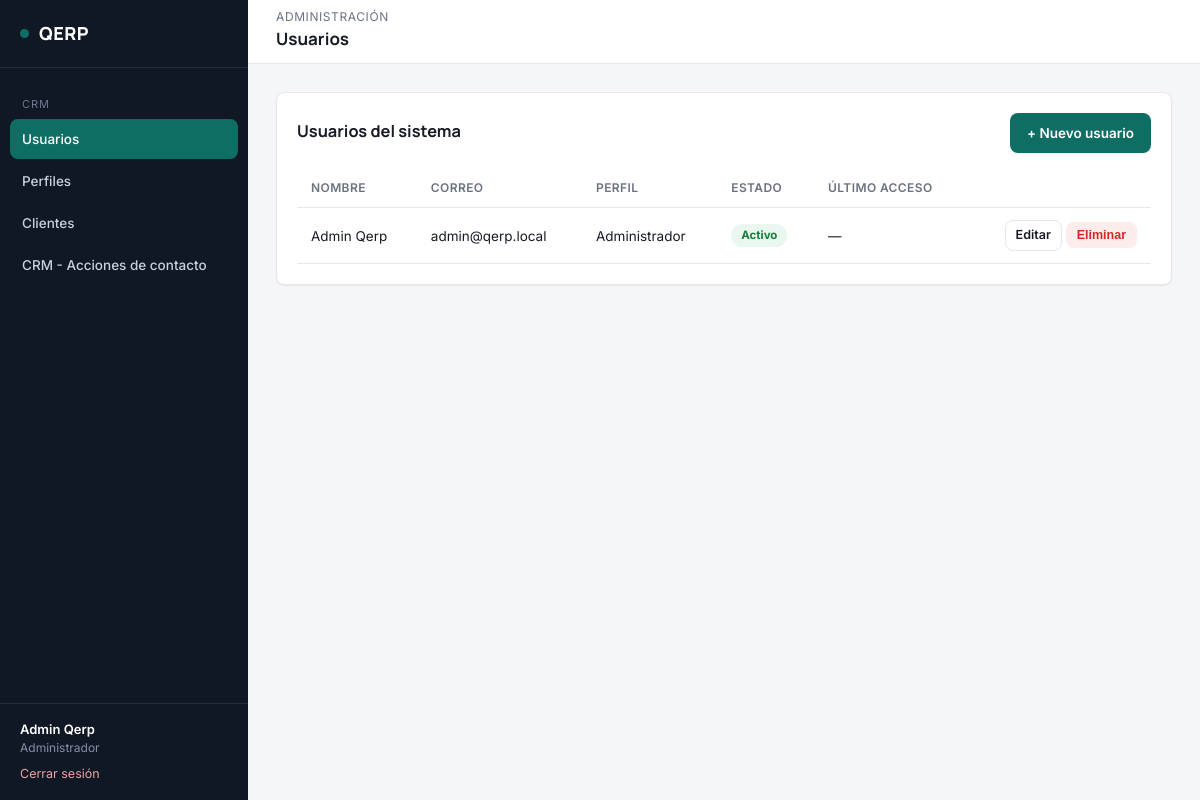
/modules/usuarios/index.php (signed in), run on the app's committed database.
### tables this page shows
CREATE TABLE qerp_secciones (
  id INT PRIMARY KEY AUTO_INCREMENT,
  nombre VARCHAR(100) NOT NULL,
  slug VARCHAR(100) NOT NULL UNIQUE,
  icono VARCHAR(50) DEFAULT NULL,
  orden INT DEFAULT 0
);

CREATE TABLE qerp_usuarios (
  id INT PRIMARY KEY AUTO_INCREMENT,
  nombre VARCHAR(100) NOT NULL,
  apellido VARCHAR(100) NOT NULL,
  mail VARCHAR(150) NOT NULL UNIQUE,
  password VARCHAR(255) NOT NULL,
  perfil_id INT DEFAULT NULL,
  activo TINYINT(1) NOT NULL DEFAULT 1,
  ultimo_acceso DATETIME DEFAULT NULL,
  creado_en DATETIME DEFAULT CURRENT_TIMESTAMP,
  FOREIGN KEY (perfil_id) REFERENCES qerp_perfiles(id) ON DELETE SET NULL
);

CREATE TABLE qerp_perfiles (
  id INT PRIMARY KEY AUTO_INCREMENT,
  nombre VARCHAR(50) NOT NULL,
  descripcion VARCHAR(255) DEFAULT NULL,
  activo TINYINT(1) NOT NULL DEFAULT 1,
  creado_en DATETIME DEFAULT CURRENT_TIMESTAMP
);

### includes/funciones.php (called while the page is built, shortened)
<?php
function estaLogueado(): bool
{
    return isset($_SESSION['usuario_id']);
}
function usuarioActual(): ?array
{
    return [
        'id'         => $_SESSION['usuario_id'],
        'nombre'     => $_SESSION['usuario_nombre'],
        'apellido'   => $_SESSION['usuario_apellido'],
        'mail'       => $_SESSION['usuario_mail'],
        'perfil_id'  => $_SESSION['perfil_id'],
        'perfil'     => $_SESSION['perfil_nombre'],
    ];
}
function tienePermiso(PDO $pdo, string $slugSeccion, string $accion = 'ver'): bool
{
    $accionesValidas = ['ver', 'crear', 'editar', 'eliminar'];
    static $cache = [];
    $clave = $_SESSION['perfil_id'] . '-' . $slugSeccion;
    if (!isset($cache[$clave])) {
        $stmt = $pdo->prepare(
            "SELECT pp.ver, pp.crear, pp.editar, pp.eliminar
             FROM qerp_perfil_permisos pp
             INNER JOIN qerp_secciones s ON s.id = pp.seccion_id
             WHERE pp.perfil_id = :perfil_id AND s.slug = :slug
             LIMIT 1"
        );
        $stmt->execute([
            ':perfil_id' => $_SESSION['perfil_id'],
            ':slug'      => $slugSeccion,
        ]);
        $cache[$clave] = $stmt->fetch() ?: ['ver' => 0, 'crear' => 0, 'editar' => 0, 'eliminar' => 0];
    }
    return (bool) $cache[$clave][$accion];
}
function requerirPermiso(PDO $pdo, string $slugSeccion, string $accion = 'ver'): void
{
    if (!tienePermiso($pdo, $slugSeccion, $accion)) {
        http_response_code(403);
        include __DIR__ . '/../includes/403.php';
        exit;
    }
}
function e(?string $valor): string
{
    return htmlspecialchars($valor ?? '', ENT_QUOTES, 'UTF-8');
}
function obtenerSeccionesMenu(PDO $pdo): array
{
    $stmt = $pdo->query('SELECT * FROM qerp_secciones ORDER BY orden ASC');
    return $stmt->fetchAll();
}

### modules/usuarios/index.php (the view, shortened to what this page needs)
<?php
require_once __DIR__ . '/../../config/conexion.php';
require_once __DIR__ . '/../../includes/funciones.php';
requerirPermiso($pdo, 'usuarios', 'ver');
$slugSeccionActual = 'usuarios';
$puedeCrear   = tienePermiso($pdo, 'usuarios', 'crear');
$puedeEditar  = tienePermiso($pdo, 'usuarios', 'editar');
$puedeBorrar  = tienePermiso($pdo, 'usuarios', 'eliminar');
$usuarios = $pdo->query(
    "SELECT u.id, u.nombre, u.apellido, u.mail, u.activo, u.ultimo_acceso,
            p.nombre AS perfil_nombre
     FROM qerp_usuarios u
     LEFT JOIN qerp_perfiles p ON p.id = u.perfil_id
     ORDER BY u.apellido, u.nombre"
)->fetchAll();
include __DIR__ . '/../../includes/header.php';
?>
<div class="card">
    <div class="card-header">
        <h3>Usuarios del sistema</h3>
        <?php if ($puedeCrear): ?>
            <a href="nuevo.php" class="btn btn-primary">+ Nuevo usuario</a>
        <?php endif; ?>
    </div>
    <table class="tabla-qerp">
        <thead>
            <tr>
                <th>Nombre</th>
                <th>Correo</th>
                <th>Perfil</th>
                <th>Estado</th>
                <th>Último acceso</th>
                <th></th>
            </tr>
        </thead>
        <tbody>
            <?php foreach ($usuarios as $u): ?>
            <tr>
                <td><?= e($u['nombre'] . ' ' . $u['apellido']) ?></td>
                <td><?= e($u['mail']) ?></td>
                <td><?= e($u['perfil_nombre'] ?? '—') ?></td>
                <td>
                    <span class="badge <?= $u['activo'] ? 'badge-activo' : 'badge-inactivo' ?>">
                        <?= $u['activo'] ? 'Activo' : 'Inactivo' ?>
                    </span>
                </td>
                <td><?= $u['ultimo_acceso'] ? e(date('d/m/Y H:i', strtotime($u['ultimo_acceso']))) : '—' ?></td>
                <td style="text-align:right;white-space:nowrap;">
                    <?php if ($puedeEditar): ?>
                        <a href="editar.php?id=<?= (int) $u['id'] ?>" class="btn btn-outline btn-sm">Editar</a>
                    <?php endif; ?>
                    <?php if ($puedeBorrar): ?>
                        <form method="post" action="eliminar.php" style="display:inline;"
                              onsubmit="return confirm('¿Eliminar este usuario? Esta acción no se puede deshacer.');">
                            <button type="submit" class="btn btn-danger btn-sm">Eliminar</button>
                        </form>
                    <?php endif; ?>
                </td>
            </tr>
            <?php endforeach; ?>
        </tbody>
    </table>
</div>
<?php include __DIR__ . '/../../includes/footer.php'; ?>

### includes/sidebar.php (shortened to what this page needs)
<?php
$usuario = usuarioActual();
$secciones = obtenerSeccionesMenu($pdo);
$slugActual = $slugSeccionActual ?? '';
?>
<aside class="qerp-sidebar" id="qerpSidebar">
    <div class="brand">
        <span class="dot"></span> QERP
    </div>
    <nav class="qerp-nav">
        <div class="seccion-titulo">CRM</div>
        <?php foreach ($secciones as $s): ?>
            <a href="<?= QERP_URL_BASE ?>/modules/<?= e($s['slug']) ?>/index.php"
               class="<?= $slugActual === $s['slug'] ? 'activo' : '' ?>">
                <?= e($s['nombre']) ?>
            </a>
        <?php endforeach; ?>
    </nav>
    <div class="usuario-box">
        <div class="nombre"><?= e($usuario['nombre'] . ' ' . $usuario['apellido']) ?></div>
        <div class="perfil"><?= e($usuario['perfil']) ?></div>
        <a class="salir" href="<?= QERP_URL_BASE ?>/login/logout.php">Cerrar sesión</a>
    </div>
</aside>

### assets/css/style.css (style rules this page uses)
:root { --bg: #F5F6F8; --surface: #FFFFFF; --ink: #171B26; --muted: #6B7280; --border: #E5E7EB; --navy: #101826; --navy-light: #1B2436; --navy-hover: #232E45; --accent: #0F6E64; --accent-light: #E4F2F0; --accent-hover: #0C5A52; --danger: #DC2626; --danger-light: #FDECEC; --success: #15803D; --success-light: #E9F7EE; --warning: #B45309; --warning-light: #FEF3E2; --radius: 8px; --shadow-sm: 0 1px 2px rgba(16, 24, 38, 0.06); --shadow-md: 0 4px 16px rgba(16, 24, 38, 0.08); --sidebar-w: 248px; --header-h: 64px; }
* { box-sizing: border-box; }
html, body { margin: 0; padding: 0; background: var(--bg); color: var(--ink); font-family: 'Inter', -apple-system, BlinkMacSystemFont, 'Segoe UI', sans-serif; font-size: 14px; line-height: 1.5; }
h1, h2, h3, h4 { font-family: 'Manrope', 'Inter', sans-serif; font-weight: 700; color: var(--ink); margin: 0 0 4px 0; }
a { color: var(--accent); text-decoration: none; }
.qerp-sidebar { width: var(--sidebar-w); background: var(--navy); color: #C9D0DE; flex-shrink: 0; position: fixed; top: 0; left: 0; bottom: 0; display: flex; flex-direction: column; }
.qerp-sidebar .brand { display: flex; align-items: center; gap: 10px; padding: 20px; font-family: 'Manrope', sans-serif; font-weight: 800; font-size: 18px; color: #fff; letter-spacing: 0.5px; border-bottom: 1px solid rgba(255,255,255,0.08); }
.qerp-sidebar .brand .dot { width: 9px; height: 9px; border-radius: 50%; background: var(--accent); display: inline-block; }
.qerp-nav { padding: 16px 10px; flex: 1; overflow-y: auto; }
.qerp-nav .seccion-titulo { text-transform: uppercase; font-size: 11px; letter-spacing: 1px; color: #6E7890; padding: 12px 12px 6px; }
.qerp-nav a { display: flex; align-items: center; gap: 10px; padding: 10px 12px; border-radius: var(--radius); color: #C9D0DE; font-weight: 500; font-size: 13.5px; margin-bottom: 2px; }
.qerp-nav a.activo { background: var(--accent); color: #fff; }
.qerp-sidebar .usuario-box { padding: 16px 20px; border-top: 1px solid rgba(255,255,255,0.08); font-size: 13px; }
.qerp-sidebar .usuario-box .nombre { color: #fff; font-weight: 600; }
.qerp-sidebar .usuario-box .perfil { color: #8590A6; font-size: 12px; }
.qerp-sidebar .usuario-box a.salir { display: inline-block; margin-top: 8px; color: #E9A3A3; font-size: 12.5px; }
.card { background: var(--surface); border: 1px solid var(--border); border-radius: var(--radius); box-shadow: var(--shadow-sm); padding: 20px; }
.card-header { display: flex; align-items: center; justify-content: space-between; margin-bottom: 16px; }
.btn { display: inline-flex; align-items: center; gap: 6px; padding: 9px 16px; border-radius: var(--radius); border: 1px solid transparent; font-size: 13.5px; font-weight: 600; cursor: pointer; text-decoration: none !important; }
.btn-primary { background: var(--accent); color: #fff; }
.btn-outline { background: transparent; border-color: var(--border); color: var(--ink); }
.btn-danger { background: var(--danger-light); color: var(--danger); }
.btn-sm { padding: 5px 10px; font-size: 12.5px; }
table.tabla-qerp { width: 100%; border-collapse: collapse; font-size: 13.5px; }
.tabla-qerp th { text-align: left; color: var(--muted); font-weight: 600; font-size: 12px; text-transform: uppercase; letter-spacing: 0.4px; padding: 10px 14px; border-bottom: 1px solid var(--border); }
.tabla-qerp td { padding: 12px 14px; border-bottom: 1px solid var(--border); color: var(--ink); }
.badge { display: inline-block; padding: 3px 10px; border-radius: 20px; font-size: 11.5px; font-weight: 700; }
.badge-activo, .badge-completado { background: var(--success-light); color: var(--success); }

### data on the page
qerp_secciones: nombre "Usuarios"
qerp_secciones: nombre "Perfiles"
qerp_secciones: nombre "Clientes"
qerp_secciones: nombre "CRM - Acciones de contacto"
qerp_usuarios: nombre+apellido "Admin Qerp", perfil.nombre "Administrador", mail "admin@qerp.local", activo "Activo"

### other printed values
$eyebrowPagina "ADMINISTRACIÓN"
$tituloPagina "Usuarios"
